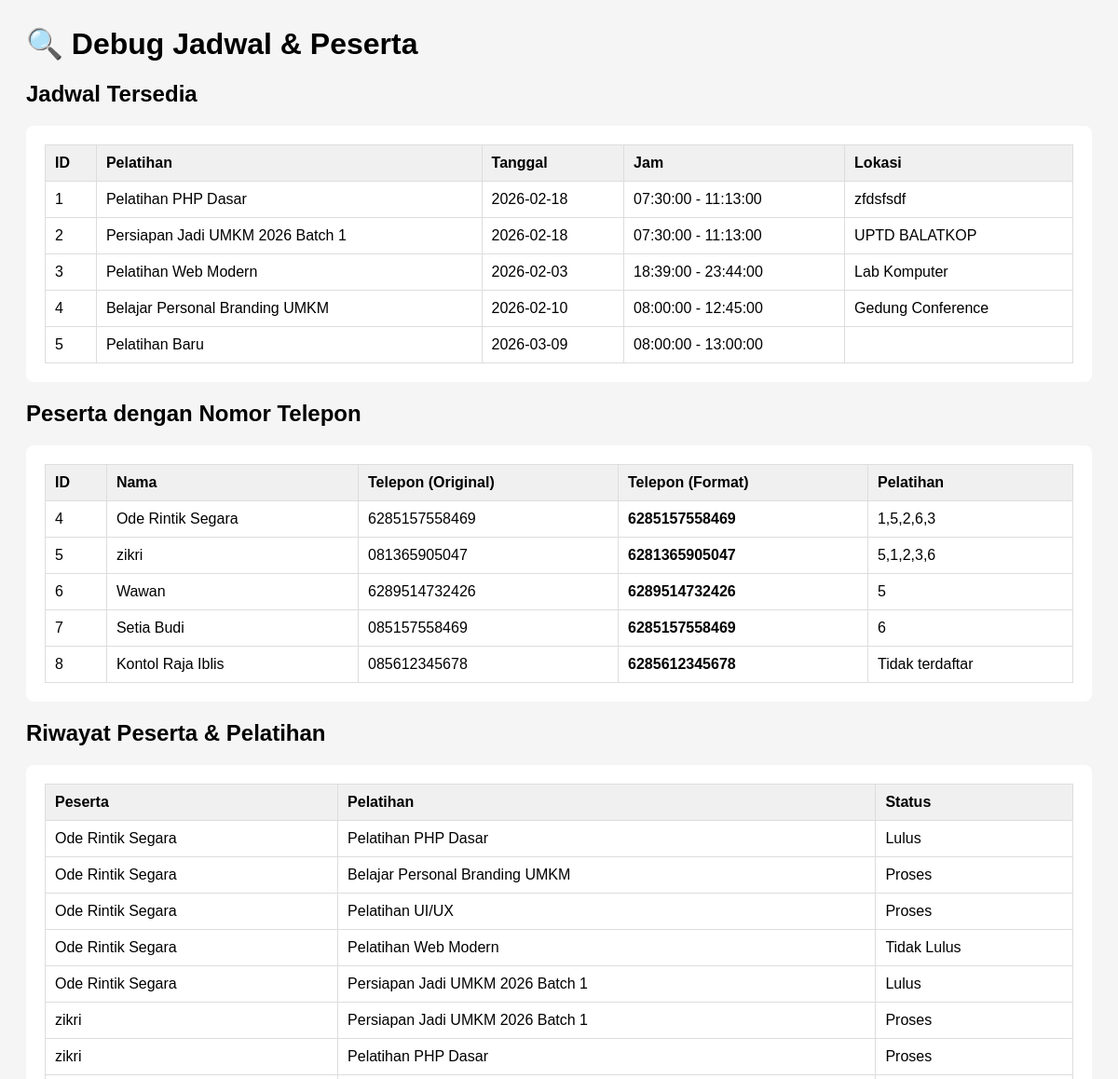
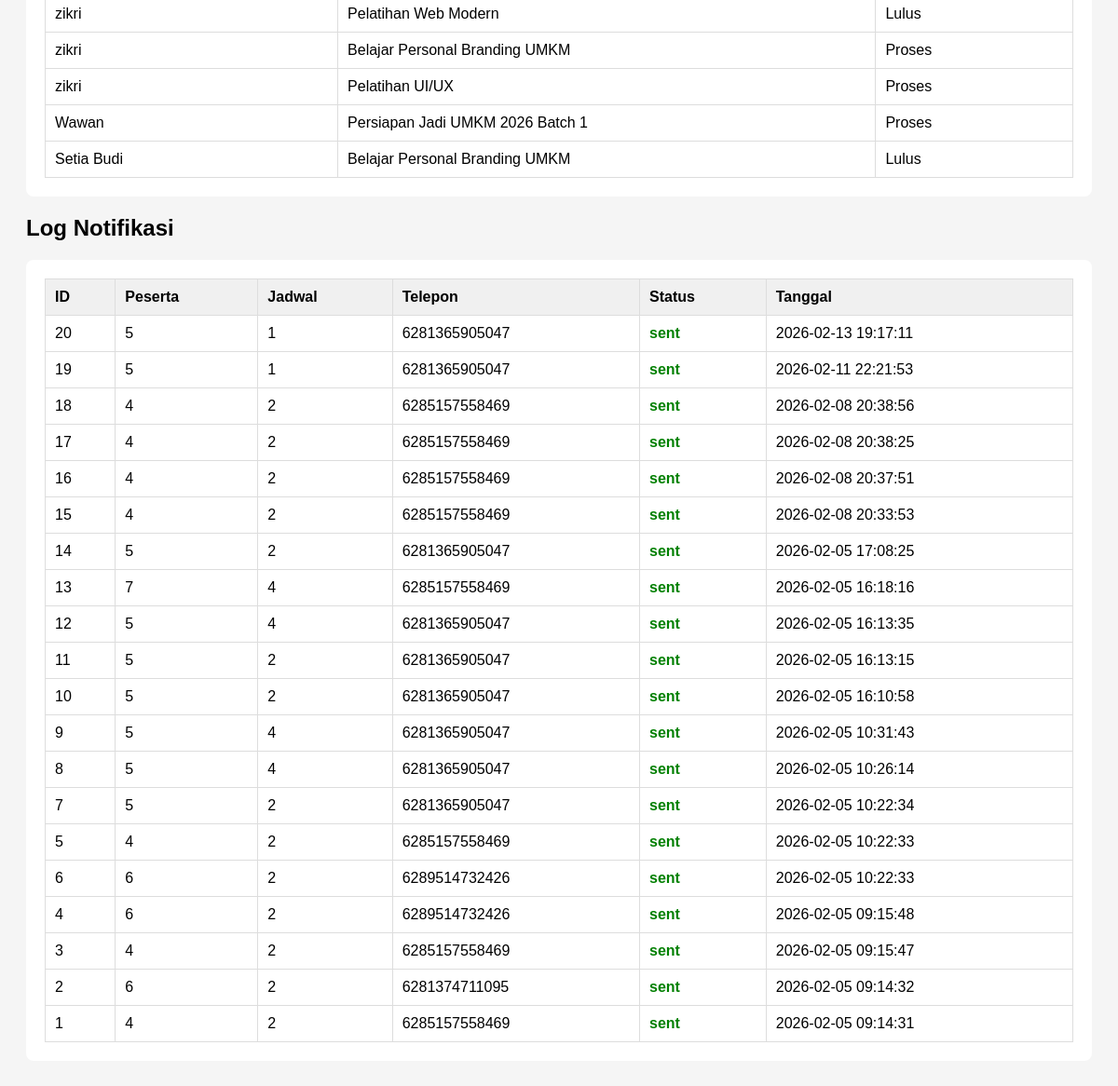
The app's page /Admin/debug_jadwal.php (signed in) with its own data (2 pictures, top to bottom).
### tables this page shows
CREATE TABLE `jadwal` (
  `id` int(11) NOT NULL,
  `pelatihan_id` int(11) NOT NULL,
  `tanggal` date NOT NULL,
  `jam_mulai` time NOT NULL,
  `jam_selesai` time NOT NULL,
  `ruangan_id` int(11) NOT NULL,
  `lokasi` varchar(150) NOT NULL,
  `keterangan` text DEFAULT NULL,
  `created_at` timestamp NULL DEFAULT current_timestamp(),
  `updated_at` timestamp NULL DEFAULT current_timestamp() ON UPDATE current_timestamp()
);

CREATE TABLE `pelatihan` (
  `id` int(11) NOT NULL,
  `nama_pelatihan` varchar(100) NOT NULL,
  `penyelenggara` varchar(100) DEFAULT NULL,
  `kuota` int(11) DEFAULT NULL,
  `created_at` timestamp NULL DEFAULT current_timestamp(),
  `instruktur_id` int(11) DEFAULT NULL
);

CREATE TABLE `peserta` (
  `id` int(11) NOT NULL,
  `nama_lengkap` varchar(100) NOT NULL,
  `email` varchar(100) DEFAULT NULL,
  `telepon` varchar(20) DEFAULT NULL,
  `tanggal_lahir` date DEFAULT NULL,
  `file_ktp` varchar(255) DEFAULT NULL,
  `file_kk` varchar(255) DEFAULT NULL,
  `pelatihan_id` int(11) DEFAULT NULL,
  `status` enum('Aktif','Tidak Aktif') DEFAULT 'Aktif',
  `created_at` timestamp NULL DEFAULT current_timestamp(),
  `user_id` int(11) DEFAULT NULL
);

CREATE TABLE `riwayat_peserta` (
  `id` int(11) NOT NULL,
  `peserta_id` int(11) NOT NULL,
  `pelatihan_id` int(11) NOT NULL,
  `tanggal_ikut` date DEFAULT NULL,
  `status` enum('Lulus','Tidak Lulus','Proses') DEFAULT 'Proses',
  `created_at` timestamp NULL DEFAULT current_timestamp()
);

CREATE TABLE `notifikasi_log` (
  `id` int(11) NOT NULL,
  `peserta_id` int(11) NOT NULL,
  `jadwal_id` int(11) NOT NULL,
  `tipe` varchar(50) DEFAULT 'WhatsApp',
  `telepon` varchar(20) NOT NULL,
  `pesan` text DEFAULT NULL,
  `status` enum('pending','sent','failed') DEFAULT 'pending',
  `created_at` timestamp NULL DEFAULT current_timestamp(),
  `sent_at` timestamp NULL DEFAULT NULL
);

### Admin/debug_jadwal.php (the view, shortened to what this page needs)
<?php
$conn = getConnection();
echo '<h1>🔍 Debug Jadwal & Peserta</h1>';
echo '<h2>Jadwal Tersedia</h2>';
$jadwal = $conn->query("SELECT j.*, p.nama_pelatihan FROM jadwal j JOIN pelatihan p ON j.pelatihan_id = p.id ORDER BY j.id");
echo '<div class="box">';
echo '<table>';
echo '<tr><th>ID</th><th>Pelatihan</th><th>Tanggal</th><th>Jam</th><th>Lokasi</th></tr>';
while ($row = $jadwal->fetch_assoc()) {
    echo '<tr>';
    echo '<td>' . $row['id'] . '</td>';
    echo '<td>' . htmlspecialchars($row['nama_pelatihan']) . '</td>';
    echo '<td>' . $row['tanggal'] . '</td>';
    echo '<td>' . $row['jam_mulai'] . ' - ' . $row['jam_selesai'] . '</td>';
    echo '<td>' . htmlspecialchars($row['lokasi']) . '</td>';
    echo '</tr>';
}
echo '</table>';
echo '</div>';
echo '<h2>Peserta dengan Nomor Telepon</h2>';
$peserta = $conn->query("
    SELECT p.id, p.nama_lengkap, p.telepon, GROUP_CONCAT(rp.pelatihan_id) as pelatihan_ids
    FROM peserta p
    LEFT JOIN riwayat_peserta rp ON p.id = rp.peserta_id
    WHERE p.telepon IS NOT NULL AND p.telepon != ''
    GROUP BY p.id
    ORDER BY p.id
");
echo '<div class="box">';
if ($peserta->num_rows > 0) {
    echo '<table>';
    echo '<tr><th>ID</th><th>Nama</th><th>Telepon (Original)</th><th>Telepon (Format)</th><th>Pelatihan</th></tr>';
    while ($row = $peserta->fetch_assoc()) {
        $phone_original = $row['telepon'];
        $phone_formatted = $phone_original;
        $phone_formatted = preg_replace('/\D/', '', $phone_formatted);
        if (substr($phone_formatted, 0, 1) === '0') {
            $phone_formatted = '62' . substr($phone_formatted, 1);
        }
        echo '<tr>';
        echo '<td>' . $row['id'] . '</td>';
        echo '<td>' . htmlspecialchars($row['nama_lengkap']) . '</td>';
        echo '<td>' . htmlspecialchars($phone_original) . '</td>';
        echo '<td><strong>' . $phone_formatted . '</strong></td>';
        echo '<td>' . ($row['pelatihan_ids'] ?: 'Tidak terdaftar') . '</td>';
        echo '</tr>';
    }
    echo '</table>';
} else {
    echo '<strong class="text-danger">⚠️ Tidak ada peserta dengan nomor telepon!</strong>';
}
echo '</div>';
echo '<h2>Riwayat Peserta & Pelatihan</h2>';
$riwayat = $conn->query("
    SELECT rp.id, p.nama_lengkap, pl.nama_pelatihan, rp.status
    FROM riwayat_peserta rp
    JOIN peserta p ON rp.peserta_id = p.id
    JOIN pelatihan pl ON rp.pelatihan_id = pl.id
    WHERE p.telepon IS NOT NULL AND p.telepon != ''
    ORDER BY p.id
");
echo '<div class="box">';
if ($riwayat->num_rows > 0) {
    echo '<table>';
    echo '<tr><th>Peserta</th><th>Pelatihan</th><th>Status</th></tr>';
    while ($row = $riwayat->fetch_assoc()) {
        echo '<tr>';
        echo '<td>' . htmlspecialchars($row['nama_lengkap']) . '</td>';
        echo '<td>' . htmlspecialchars($row['nama_pelatihan']) . '</td>';
        echo '<td>' . $row['status'] . '</td>';
        echo '</tr>';
    }
    echo '</table>';
} else {
    echo '<strong class="text-danger">⚠️ Tidak ada riwayat peserta!</strong>';
}
echo '</div>';
echo '<h2>Log Notifikasi</h2>';
$log = $conn->query("
    SELECT * FROM notifikasi_log
    ORDER BY created_at DESC
    LIMIT 20
");
echo '<div class="box">';
if ($log->num_rows > 0) {
    echo '<table>';
    echo '<tr><th>ID</th><th>Peserta</th><th>Jadwal</th><th>Telepon</th><th>Status</th><th>Tanggal</th></tr>';
    while ($row = $log->fetch_assoc()) {
        $status_color = $row['status'] === 'sent' ? 'green' : ($row['status'] === 'failed' ? 'red' : 'orange');
        echo '<tr>';
        echo '<td>' . $row['id'] . '</td>';
        echo '<td>' . $row['peserta_id'] . '</td>';
        echo '<td>' . $row['jadwal_id'] . '</td>';
        echo '<td>' . htmlspecialchars($row['telepon']) . '</td>';
        echo '<td><span style="color:' . $status_color . ';font-weight:bold;">' . $row['status'] . '</span></td>';
        echo '<td>' . $row['created_at'] . '</td>';
        echo '</tr>';
    }
    echo '</table>';
} else {
    echo '<strong class="text-warning">⚠️ Belum ada log notifikasi</strong>';
}
echo '</div>';
?>

### Admin/debug_jadwal.php (style rules this page uses)
.box { background: white; padding: 20px; margin: 10px 0; border-radius: 8px; }
table { width: 100%; border-collapse: collapse; }
th, td { border: 1px solid #ddd; padding: 10px; text-align: left; }
th { background: #f0f0f0; }

### records on screen
jadwal: id "1", pelatihan.nama_pelatihan "Pelatihan PHP Dasar", tanggal "2026-02-18", jam_mulai "07:30:00", jam_selesai "11:13:00", lokasi "zfdsfsdf"
jadwal: id "2", pelatihan.nama_pelatihan "Persiapan Jadi UMKM 2026 Batch 1", tanggal "2026-02-18", jam_mulai "07:30:00", jam_selesai "11:13:00", lokasi "UPTD BALATKOP"
jadwal: id "3", pelatihan.nama_pelatihan "Pelatihan Web Modern", tanggal "2026-02-03", jam_mulai "18:39:00", jam_selesai "23:44:00", lokasi "Lab Komputer"
jadwal: id "4", pelatihan.nama_pelatihan "Belajar Personal Branding UMKM", tanggal "2026-02-10", jam_mulai "08:00:00", jam_selesai "12:45:00", lokasi "Gedung Conference"
jadwal: id "5", pelatihan.nama_pelatihan "Pelatihan Baru", tanggal "2026-03-09", jam_mulai "08:00:00", jam_selesai "13:00:00"
peserta: id "4", nama_lengkap "Ode Rintik Segara", telepon "6285157558469", pelatihan_ids "1,5,2,6,3"
peserta: id "5", nama_lengkap "zikri", telepon "081365905047", telepon "6281365905047", pelatihan_ids "5,1,2,3,6"
peserta: id "6", nama_lengkap "Wawan", telepon "6289514732426", pelatihan_ids "5"
peserta: id "7", nama_lengkap "Setia Budi", telepon "085157558469", telepon "6285157558469", pelatihan_ids "6"
peserta: id "8", nama_lengkap "Kontol Raja Iblis", telepon "085612345678", telepon "6285612345678", pelatihan_ids "Tidak terdaftar"
riwayat_peserta: peserta.nama_lengkap "Ode Rintik Segara", pelatihan.nama_pelatihan "Pelatihan PHP Dasar", status "Lulus"
riwayat_peserta: peserta.nama_lengkap "Ode Rintik Segara", pelatihan.nama_pelatihan "Belajar Personal Branding UMKM", status "Proses"
riwayat_peserta: peserta.nama_lengkap "Ode Rintik Segara", pelatihan.nama_pelatihan "Pelatihan UI/UX", status "Proses"
riwayat_peserta: peserta.nama_lengkap "Ode Rintik Segara", pelatihan.nama_pelatihan "Pelatihan Web Modern", status "Tidak Lulus"
riwayat_peserta: peserta.nama_lengkap "Ode Rintik Segara", pelatihan.nama_pelatihan "Persiapan Jadi UMKM 2026 Batch 1", status "Lulus"
riwayat_peserta: peserta.nama_lengkap "zikri", pelatihan.nama_pelatihan "Persiapan Jadi UMKM 2026 Batch 1", status "Proses"
riwayat_peserta: peserta.nama_lengkap "zikri", pelatihan.nama_pelatihan "Pelatihan PHP Dasar", status "Proses"
riwayat_peserta: peserta.nama_lengkap "zikri", pelatihan.nama_pelatihan "Pelatihan Web Modern", status "Lulus"
riwayat_peserta: peserta.nama_lengkap "zikri", pelatihan.nama_pelatihan "Belajar Personal Branding UMKM", status "Proses"
riwayat_peserta: peserta.nama_lengkap "zikri", pelatihan.nama_pelatihan "Pelatihan UI/UX", status "Proses"
riwayat_peserta: peserta.nama_lengkap "Wawan", pelatihan.nama_pelatihan "Persiapan Jadi UMKM 2026 Batch 1", status "Proses"
riwayat_peserta: peserta.nama_lengkap "Setia Budi", pelatihan.nama_pelatihan "Belajar Personal Branding UMKM", status "Lulus"
notifikasi_log: id "20", peserta "5", jadwal "1", telepon "6281365905047", status "sent", created_at "2026-02-13 19:17:11"
notifikasi_log: id "19", peserta "5", jadwal "1", telepon "6281365905047", status "sent", created_at "2026-02-11 22:21:53"
notifikasi_log: id "18", peserta "4", jadwal "2", telepon "6285157558469", status "sent", created_at "2026-02-08 20:38:56"
notifikasi_log: id "17", peserta "4", jadwal "2", telepon "6285157558469", status "sent", created_at "2026-02-08 20:38:25"
notifikasi_log: id "16", peserta "4", jadwal "2", telepon "6285157558469", status "sent", created_at "2026-02-08 20:37:51"
notifikasi_log: id "15", peserta "4", jadwal "2", telepon "6285157558469", status "sent", created_at "2026-02-08 20:33:53"
notifikasi_log: id "14", peserta "5", jadwal "2", telepon "6281365905047", status "sent", created_at "2026-02-05 17:08:25"
notifikasi_log: id "13", peserta "7", jadwal "4", telepon "6285157558469", status "sent", created_at "2026-02-05 16:18:16"
notifikasi_log: id "12", peserta "5", jadwal "4", telepon "6281365905047", status "sent", created_at "2026-02-05 16:13:35"
notifikasi_log: id "11", peserta "5", jadwal "2", telepon "6281365905047", status "sent", created_at "2026-02-05 16:13:15"
notifikasi_log: id "10", peserta "5", jadwal "2", telepon "6281365905047", status "sent", created_at "2026-02-05 16:10:58"
notifikasi_log: id "9", peserta "5", jadwal "4", telepon "6281365905047", status "sent", created_at "2026-02-05 10:31:43"
notifikasi_log: id "8", peserta "5", jadwal "4", telepon "6281365905047", status "sent", created_at "2026-02-05 10:26:14"
notifikasi_log: id "7", peserta "5", jadwal "2", telepon "6281365905047", status "sent", created_at "2026-02-05 10:22:34"
notifikasi_log: id "5", peserta "4", jadwal "2", telepon "6285157558469", status "sent", created_at "2026-02-05 10:22:33"
notifikasi_log: id "6", peserta "6", jadwal "2", telepon "6289514732426", status "sent", created_at "2026-02-05 10:22:33"
notifikasi_log: id "4", peserta "6", jadwal "2", telepon "6289514732426", status "sent", created_at "2026-02-05 09:15:48"
notifikasi_log: id "3", peserta "4", jadwal "2", telepon "6285157558469", status "sent", created_at "2026-02-05 09:15:47"
notifikasi_log: id "2", peserta "6", jadwal "2", telepon "6281374711095", status "sent", created_at "2026-02-05 09:14:32"
notifikasi_log: id "1", peserta "4", jadwal "2", telepon "6285157558469", status "sent", created_at "2026-02-05 09:14:31"
